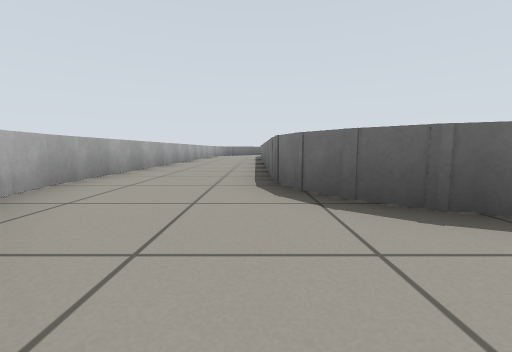
[1] (above)

18 first-person views from a walk through a robot-simulator world made for Gazebo. The camera is 0.43 m above the floor, tilts 6° down and sees 90° across. The floor is counted in squares, 1 m on a side. Each view is taken from the middle of a square. On the plan, view 1 faces up. The plan holds only what a view shows up to about 9 squares ahead; the rest is blank.

[2]
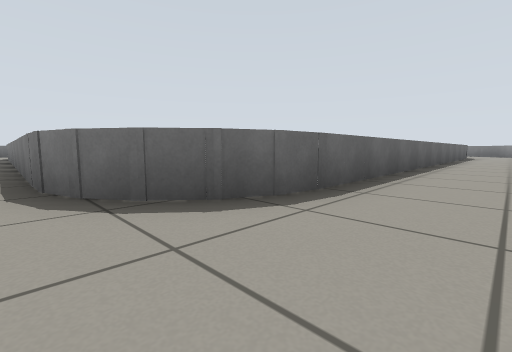

[3]
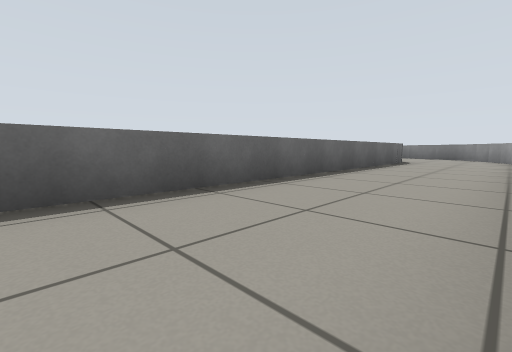

[4]
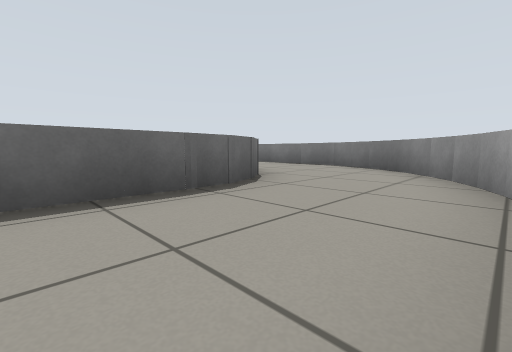

[5]
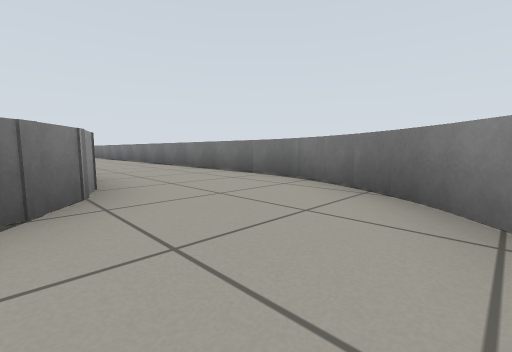

[6]
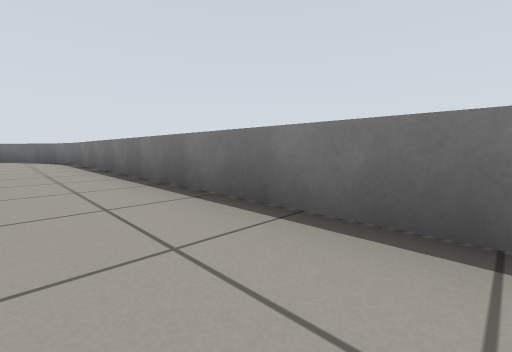

[7]
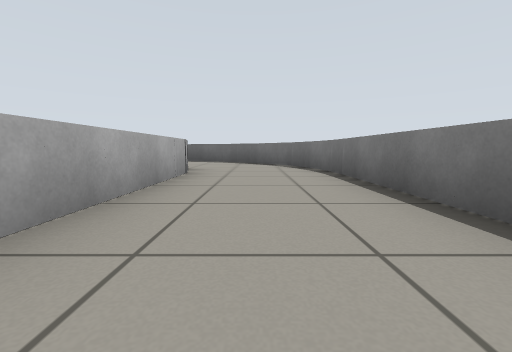

[8]
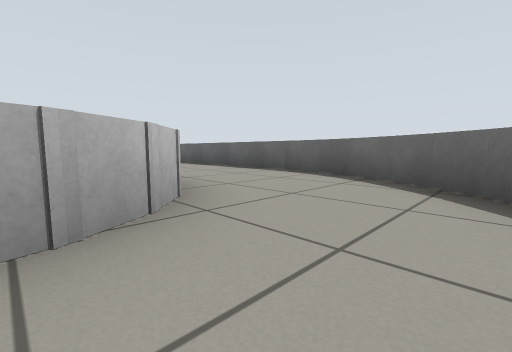

[9]
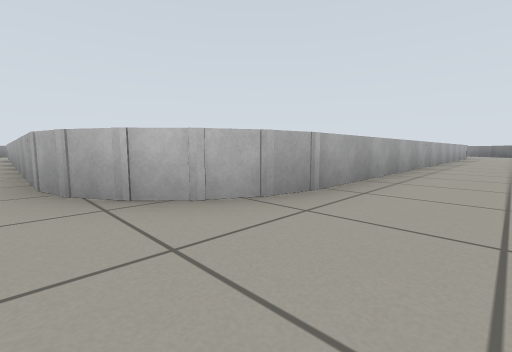

[10]
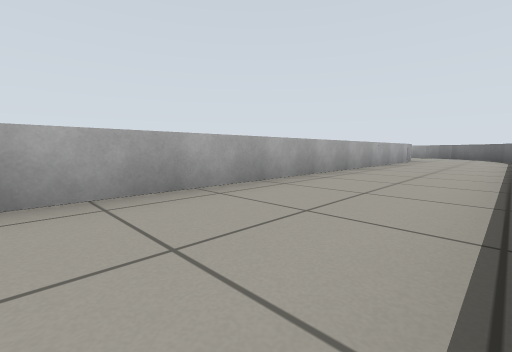

[11]
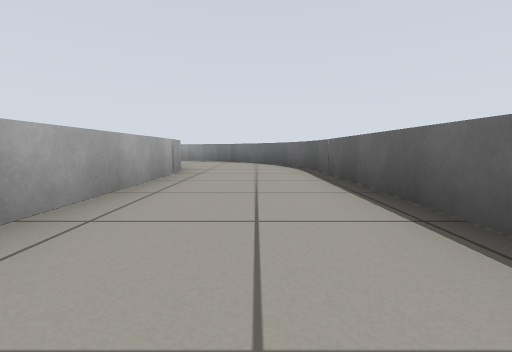

[12]
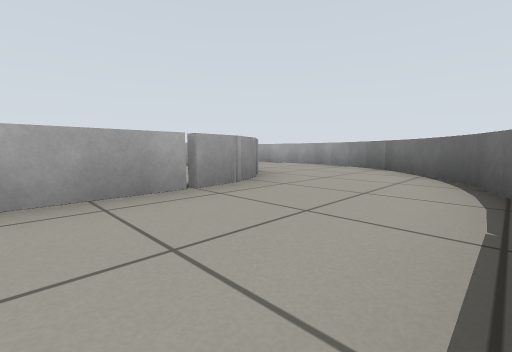

[13]
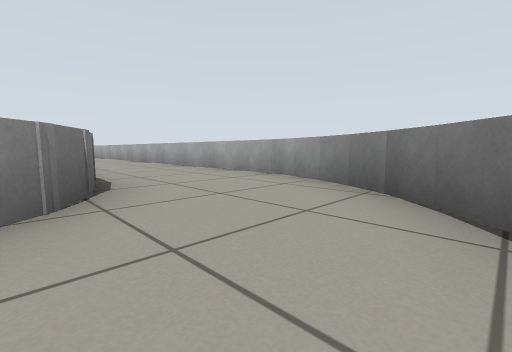

[14]
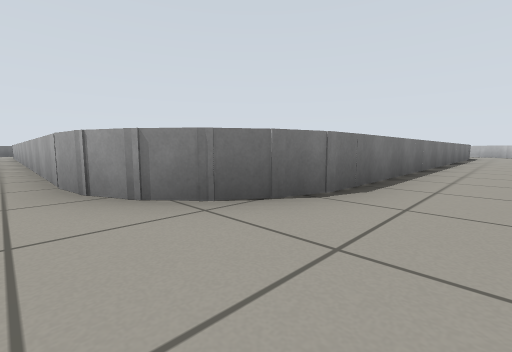

[15]
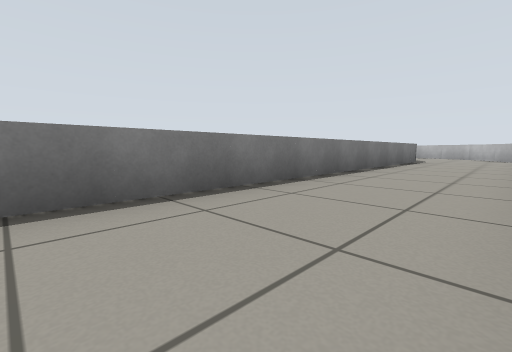

[16]
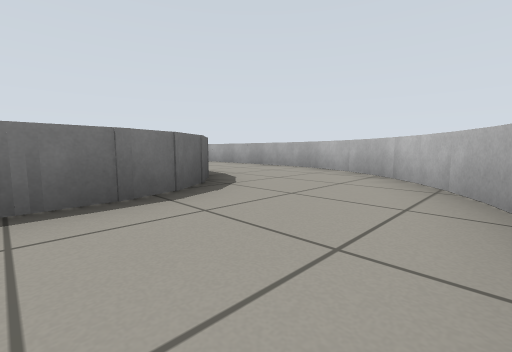

[17]
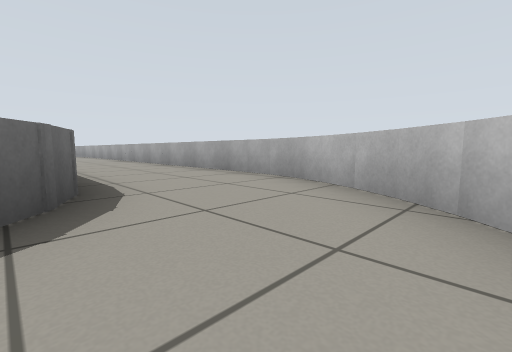

[18]
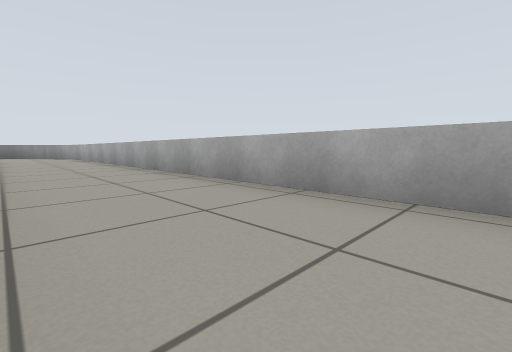

### Floor plan
Points are (right, up) in squares from view 1. A wall is a line through its corners. A room is listed if a view was taken in it or the views show most of it. See-through windows are left out.
Room 1 (views 1, 2, 3, 4, 5, 6, 7, 8, 9, 10, 11, 12, 13, 14, 15, 16, 17, 18)
walls: (5.9, 19.3) (1.7, 19.3); (2.5, 16.6) (15.1, 16.6) (16.1, 16) (16.8, 14.9) (16.8, 7.1); (1.7, 16.5) (2.6, 16.6); (1.9, 19.2) (1.2, 19.1); (14.6, 16.6) (15.6, 16.4) (16.4, 15.6); (1.2, 16.2) (2, 16.5); (1.3, 19.1) (0.7, 18.9); (0.8, 19) (0.1, 18.7); (15.2, 19.3) (10.1, 19.3); (0.4, 15.2) (0.9, 16); (0.2, 18.7) (-0.4, 18.4) (-0.9, 18); (15.8, 19.1) (15.1, 19.2); (0.2, 14.5) (0.5, 15.6) (1.4, 16.3); (16.4, 18.9) (15.7, 19.1); (16.6, 15.3) (16.8, 14.4); (-0.8, 18.1) (-1.3, 17.6); (16.9, 18.7) (16.3, 18.9); (-1.2, 17.6) (-1.6, 17.1); (17.5, 18.3) (16.8, 18.7); (-1.6, 17.2) (-2, 16.6); (-1.9, 16.6) (-2.2, 16.1); (17.9, 18) (17.4, 18.4); (-2.1, 16.2) (-2.4, 15.5); (18.3, 17.6) (17.8, 18); (-2.3, 15.6) (-2.4, 15); (-2.5, 15) (-2.5, 2.9); (18.7, 17) (18.2, 17.6); (19, 16.5) (18.6, 17.2); (19.2, 16) (18.9, 16.7); (19.4, 15.4) (19.1, 16.1); (19.5, 14.9) (19.3, 15.6); (0.2, 3.1) (0.2, 14.9); (16.7, 3.1) (16.4, 2.3) (15.6, 1.7); (2.6, 1.4) (1.5, 1.6) (0.5, 2.4) (0.2, 3.4); (1.9, 1.5) (1, 1.9) (0.4, 2.8); (16.6, 2.7) (15.9, 1.8) (14.9, 1.4); (15.3, 1.4) (2.4, 1.4); (-2.4, 3.1) (-2.3, 2.3); (19.5, 2.9) (19.5, 15); (19.3, 2.4) (19.4, 3); (-1.9, 1.3) (-1.6, 0.8) (-1.2, 0.3); (19.1, 1.8) (19.3, 2.5); (-1.2, 0.4) (-0.7, -0.2); (18.8, 1.2) (19.2, 1.9); (-0.8, 0) (-0.2, -0.5); (1.9, -1.3) (13.5, -1.3); (18.5, 0.8) (18.9, 1.3); (-0.4, -0.4) (0.3, -0.8); (0.1, -0.7) (0.8, -1); (0.7, -1) (1.3, -1.1) (1.9, -1.2); (18.1, 0.2) (18.6, 0.8); (16.1, -1) (16.8, -0.7); (17.7, -0.2) (18.2, 0.4); (17.2, -0.5) (17.8, 0); (16.7, -0.8) (17.4, -0.4)

Where each view was taken, in squares from view 1:
view 1: 0 up, 0 right, facing up
view 2: 0 up, 0 right, facing up-right
view 3: 1 down, 6 right, facing up-right
view 4: 1 down, 13 right, facing up-right
view 5: 0 up, 16 right, facing up-right
view 6: 6 up, 18 right, facing up-right
view 7: 10 up, 18 right, facing up
view 8: 15 up, 18 right, facing up-left
view 9: 18 up, 17 right, facing down-left
view 10: 19 up, 12 right, facing down-left
view 11: 18 up, 7 right, facing left
view 12: 19 up, 4 right, facing down-left
view 13: 18 up, 1 right, facing down-left
view 14: 17 up, 1 left, facing down-right
view 15: 13 up, 2 left, facing down-right
view 16: 4 up, 2 left, facing down-right
view 17: 2 up, 1 left, facing down-right
view 18: 1 up, 3 right, facing down-right
